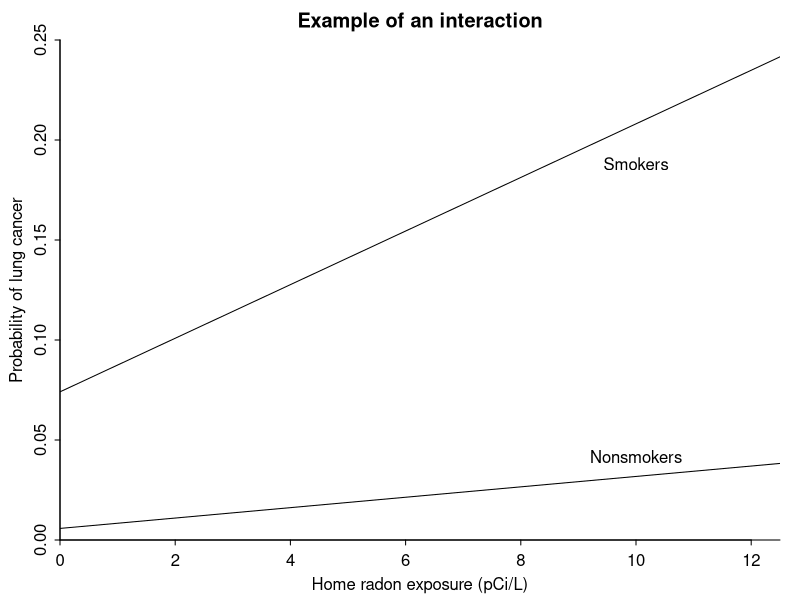

This chart was generated by the following R code:
setwd("~/AndrewFiles/books/regression.and.other.stories/Examples/Interactions")

pdf(root("Interactions/figs","interactions_male.pdf"), height=4, width=6)
par(mar=c(3,3,2,1), mgp=c(1.7,.5,0), tck=-.01)
plot(c(0,12.5),c(0,.25), type="n", xaxs="i", yaxs="i",
  xlab="Home radon exposure (pCi/L)", ylab="Probability of lung cancer", bty="l", main="Example of an interaction") 
lines(c(0,20),.07409+c(0,20)*.0134)
lines(c(0,20),.00579+c(0,20)*.0026)
text(10, .07409+10*.0134 - .02, "Smokers")
text(10, .00579+10*.0026 + .01, "Nonsmokers")
dev.off()
